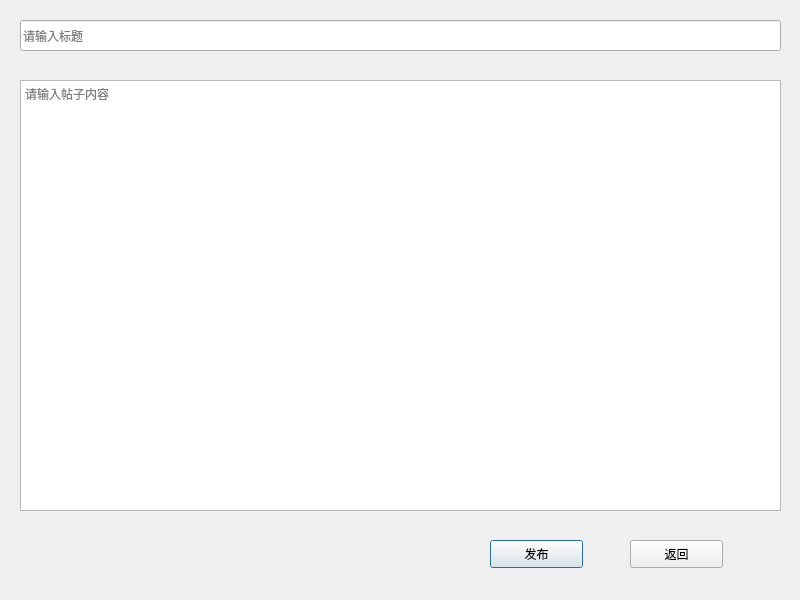
<?xml version="1.0" encoding="UTF-8"?>
<ui version="4.0">
 <class>Public</class>
 <widget class="QDialog" name="Public">
  <property name="geometry">
   <rect>
    <x>0</x>
    <y>0</y>
    <width>800</width>
    <height>600</height>
   </rect>
  </property>
  <property name="windowTitle">
   <string>Public</string>
  </property>
  <widget class="QTextEdit" name="content">
   <property name="geometry">
    <rect>
     <x>20</x>
     <y>80</y>
     <width>761</width>
     <height>431</height>
    </rect>
   </property>
   <property name="placeholderText">
    <string>请输入帖子内容</string>
   </property>
  </widget>
  <widget class="QPushButton" name="ok">
   <property name="geometry">
    <rect>
     <x>490</x>
     <y>540</y>
     <width>93</width>
     <height>28</height>
    </rect>
   </property>
   <property name="text">
    <string>发布</string>
   </property>
  </widget>
  <widget class="QPushButton" name="back">
   <property name="geometry">
    <rect>
     <x>630</x>
     <y>540</y>
     <width>93</width>
     <height>28</height>
    </rect>
   </property>
   <property name="text">
    <string>返回</string>
   </property>
  </widget>
  <widget class="QLineEdit" name="title">
   <property name="geometry">
    <rect>
     <x>20</x>
     <y>20</y>
     <width>761</width>
     <height>31</height>
    </rect>
   </property>
   <property name="placeholderText">
    <string>请输入标题</string>
   </property>
  </widget>
 </widget>
 <resources/>
 <connections/>
</ui>
